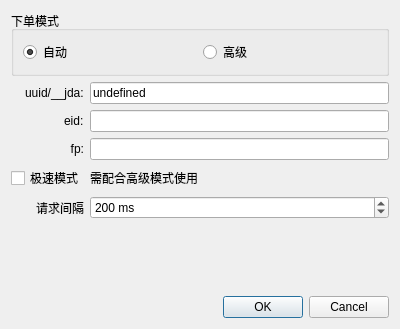
<?xml version="1.0" encoding="UTF-8"?>
<ui version="4.0">
 <class>JDOrderConfig</class>
 <widget class="QDialog" name="JDOrderConfig">
  <property name="geometry">
   <rect>
    <x>0</x>
    <y>0</y>
    <width>400</width>
    <height>329</height>
   </rect>
  </property>
  <property name="minimumSize">
   <size>
    <width>400</width>
    <height>0</height>
   </size>
  </property>
  <property name="windowTitle">
   <string>Dialog</string>
  </property>
  <layout class="QVBoxLayout" name="verticalLayout">
   <item>
    <widget class="QGroupBox" name="groupBox">
     <property name="sizePolicy">
      <sizepolicy hsizetype="Expanding" vsizetype="Minimum">
       <horstretch>0</horstretch>
       <verstretch>0</verstretch>
      </sizepolicy>
     </property>
     <property name="title">
      <string>下单模式</string>
     </property>
     <property name="flat">
      <bool>false</bool>
     </property>
     <property name="checkable">
      <bool>false</bool>
     </property>
     <layout class="QHBoxLayout" name="horizontalLayout">
      <item>
       <widget class="QRadioButton" name="autoModeSel">
        <property name="text">
         <string>自动</string>
        </property>
        <property name="checked">
         <bool>true</bool>
        </property>
       </widget>
      </item>
      <item>
       <widget class="QRadioButton" name="advModeSel">
        <property name="text">
         <string>高级</string>
        </property>
       </widget>
      </item>
     </layout>
    </widget>
   </item>
   <item>
    <layout class="QFormLayout" name="formLayout">
     <property name="labelAlignment">
      <set>Qt::AlignRight|Qt::AlignTrailing|Qt::AlignVCenter</set>
     </property>
     <item row="0" column="0">
      <widget class="QLabel" name="label">
       <property name="sizePolicy">
        <sizepolicy hsizetype="MinimumExpanding" vsizetype="Preferred">
         <horstretch>0</horstretch>
         <verstretch>0</verstretch>
        </sizepolicy>
       </property>
       <property name="text">
        <string>uuid/__jda:</string>
       </property>
      </widget>
     </item>
     <item row="0" column="1">
      <widget class="QLineEdit" name="uuidEdit">
       <property name="text">
        <string>undefined</string>
       </property>
      </widget>
     </item>
     <item row="1" column="0">
      <widget class="QLabel" name="label_2">
       <property name="sizePolicy">
        <sizepolicy hsizetype="MinimumExpanding" vsizetype="Preferred">
         <horstretch>0</horstretch>
         <verstretch>0</verstretch>
        </sizepolicy>
       </property>
       <property name="text">
        <string>eid:</string>
       </property>
      </widget>
     </item>
     <item row="1" column="1">
      <widget class="QLineEdit" name="eidEdit"/>
     </item>
     <item row="2" column="0">
      <widget class="QLabel" name="label_3">
       <property name="sizePolicy">
        <sizepolicy hsizetype="MinimumExpanding" vsizetype="Preferred">
         <horstretch>0</horstretch>
         <verstretch>0</verstretch>
        </sizepolicy>
       </property>
       <property name="text">
        <string>fp:</string>
       </property>
       <property name="alignment">
        <set>Qt::AlignRight|Qt::AlignTrailing|Qt::AlignVCenter</set>
       </property>
      </widget>
     </item>
     <item row="2" column="1">
      <widget class="QLineEdit" name="fpEdit"/>
     </item>
     <item row="3" column="0">
      <widget class="QCheckBox" name="rushMode">
       <property name="text">
        <string>极速模式</string>
       </property>
      </widget>
     </item>
     <item row="4" column="0">
      <widget class="QLabel" name="label_4">
       <property name="text">
        <string>请求间隔</string>
       </property>
      </widget>
     </item>
     <item row="4" column="1">
      <widget class="QSpinBox" name="reqDelayInput">
       <property name="readOnly">
        <bool>false</bool>
       </property>
       <property name="suffix">
        <string> ms</string>
       </property>
       <property name="minimum">
        <number>1</number>
       </property>
       <property name="maximum">
        <number>20000</number>
       </property>
       <property name="singleStep">
        <number>20</number>
       </property>
       <property name="value">
        <number>200</number>
       </property>
      </widget>
     </item>
     <item row="3" column="1">
      <widget class="QLabel" name="label_5">
       <property name="text">
        <string>需配合高级模式使用</string>
       </property>
      </widget>
     </item>
    </layout>
   </item>
   <item>
    <spacer name="verticalSpacer">
     <property name="orientation">
      <enum>Qt::Vertical</enum>
     </property>
     <property name="sizeHint" stdset="0">
      <size>
       <width>20</width>
       <height>40</height>
      </size>
     </property>
    </spacer>
   </item>
   <item>
    <widget class="QDialogButtonBox" name="buttonBox">
     <property name="orientation">
      <enum>Qt::Horizontal</enum>
     </property>
     <property name="standardButtons">
      <set>QDialogButtonBox::Cancel|QDialogButtonBox::Ok</set>
     </property>
    </widget>
   </item>
  </layout>
 </widget>
 <resources/>
 <connections>
  <connection>
   <sender>buttonBox</sender>
   <signal>accepted()</signal>
   <receiver>JDOrderConfig</receiver>
   <slot>accept()</slot>
   <hints>
    <hint type="sourcelabel">
     <x>248</x>
     <y>254</y>
    </hint>
    <hint type="destinationlabel">
     <x>157</x>
     <y>274</y>
    </hint>
   </hints>
  </connection>
  <connection>
   <sender>buttonBox</sender>
   <signal>rejected()</signal>
   <receiver>JDOrderConfig</receiver>
   <slot>reject()</slot>
   <hints>
    <hint type="sourcelabel">
     <x>316</x>
     <y>260</y>
    </hint>
    <hint type="destinationlabel">
     <x>286</x>
     <y>274</y>
    </hint>
   </hints>
  </connection>
 </connections>
</ui>
